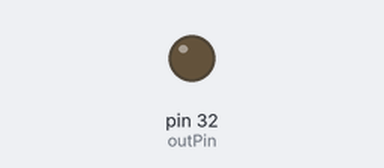
Bench run of a program on a simulated Raspberry Pi (header pin numbers). Parts: output pins drawn as LEDs (lit = HIGH).

Above: at 0.05 s.
At 0.95 s:
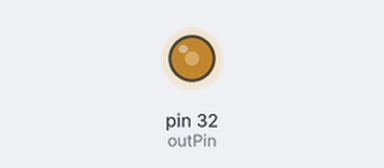
At 1.9 s:
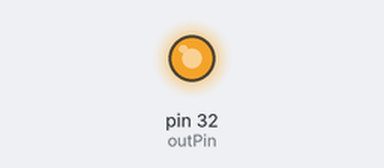
At 3.8 s:
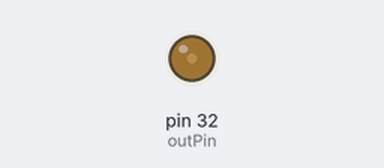
Timing chart, 0 to 5.5 s (numbered marks = the images above):
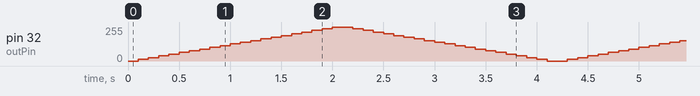

The program:

pwm.py
```python
import RPi.GPIO as GPIO
from time import sleep

outPin = 32

GPIO.setmode(GPIO.BOARD)
GPIO.setwarnings(False)
GPIO.setup(outPin, GPIO.OUT)

p = GPIO.PWM(outPin, 50)
p.start(0)
try:
    while True:
        for dc in range(0,101,5):
            p.ChangeDutyCycle(dc)
            sleep(0.1)
        for dc in range(100,-1,-5):
            p.ChangeDutyCycle(dc)
            sleep(0.1)
except KeyboardInterrupt:
    print("exit!!")
    pass
p.stop()
GPIO.cleanup()
```
